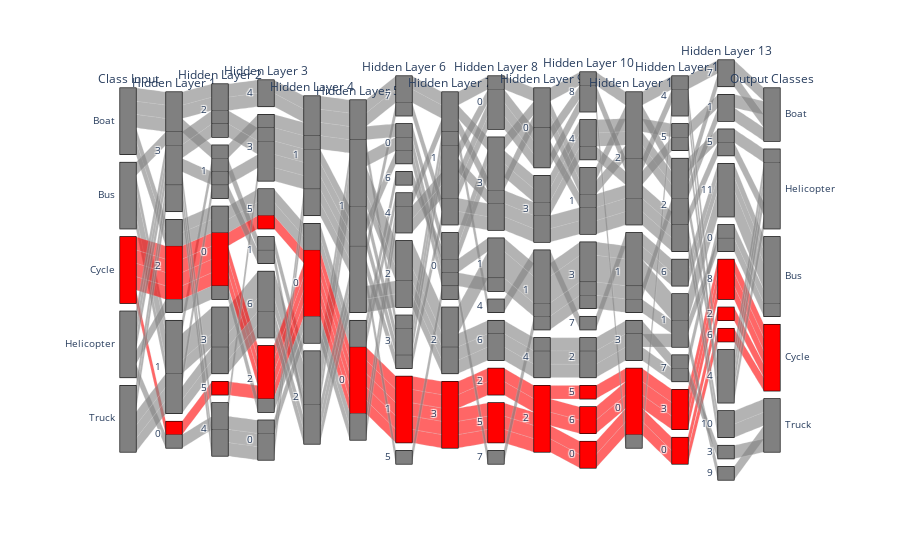

The cell this chart's notebook holds for it:
### Code cell
#CLASSE 2
color = pd.DataFrame(classes,columns=['Class']);
colorscale =[[0, 'gray'],[0.5, 'gray'],[0.7,'red'],[0.9,'gray'],[1,'gray']];

fig=px.parallel_categories(dfTot,dimensions=['Class','L1 C1','L2 C1','L3 C1', 
                                             'L4 C1','L5 C1','L6 C1','L7 C1','L8 C1',
                                             'L9 C1','L10 C1','L11 C1','L12 C1'
,'L13 C1','class'],
 labels={'Class':'Class Input','L1 C1':'Hidden Layer 1','L2 C1':'Hidden Layer 2',
         'L3 C1':'Hidden Layer 3','L4 C1':'Hidden Layer 4',
         'L5 C1':'Hidden Layer 5','L6 C1':'Hidden Layer 6',
         'L7 C1':'Hidden Layer 7','L8 C1':'Hidden Layer 8',
         'L9 C1':'Hidden Layer 9','L10 C1':'Hidden Layer 10',
         'L11 C1':'Hidden Layer 11','L12 C1':'Hidden Layer 12',
         'L13 C1':'Hidden Layer 13',
         'class':'Output Classes'},color=classes,color_continuous_scale=colorscale)
fig.update(layout_coloraxis_showscale=False)
fig

### Figure 1 — Plotly figure (JSON) as saved in the notebook; plotly's stock layout.template omitted (floating-point values rounded to 4 significant figures)
{"data": [{"dimensions": [{"label": "Class Input", "values": ["Boat", "Boat", "Boat", "Boat", "Boat", "Bus", "Bus", "Bus", "Bus", "Bus", "Cycle", "Cycle", "Cycle", "Cycle", "Cycle", "Helicopter", "Helicopter", "Helicopter", "Helicopter", "Helicopter", "Truck", "Truck", "Truck", "Truck", "Truck"]}, {"label": "Hidden Layer 1", "values": [3, 3, 2, 3, 2, 1, 1, 1, 3, 1, 2, 2, 2, 2, 0, 0, 3, 3, 3, 2, 3, 3, 1, 1, 1]}, {"label": "Hidden Layer 2", "values": [2, 1, 0, 2, 0, 1, 3, 3, 2, 3, 0, 0, 0, 0, 5, 4, 1, 2, 4, 0, 4, 4, 1, 3, 3]}, {"label": "Hidden Layer 3", "values": [4, 3, 5, 4, 5, 1, 6, 6, 3, 6, 5, 2, 2, 2, 2, 0, 3, 3, 3, 2, 0, 0, 1, 6, 6]}, {"label": "Hidden Layer 4", "values": [1, 1, 0, 1, 0, 2, 2, 2, 1, 2, 0, 0, 0, 0, 0, 0, 1, 1, 1, 0, 1, 1, 2, 2, 2]}, {"label": "Hidden Layer 5", "values": [1, 1, 0, 1, 0, 1, 1, 1, 1, 1, 0, 0, 0, 0, 0, 0, 1, 1, 1, 0, 1, 1, 1, 1, 1]}, {"label": "Hidden Layer 6", "values": [7, 0, 6, 7, 4, 0, 2, 2, 3, 2, 1, 1, 1, 1, 1, 4, 0, 3, 3, 4, 3, 7, 5, 2, 2]}, {"label": "Hidden Layer 7", "values": [1, 0, 0, 1, 1, 0, 2, 2, 1, 2, 3, 3, 3, 3, 3, 1, 0, 1, 1, 1, 1, 1, 0, 2, 2]}, {"label": "Hidden Layer 8", "values": [0, 3, 3, 3, 3, 1, 1, 1, 4, 6, 2, 5, 2, 5, 5, 0, 1, 0, 3, 0, 3, 3, 7, 6, 6]}, {"label": "Hidden Layer 9", "values": [0, 3, 3, 0, 0, 1, 1, 1, 1, 4, 2, 2, 2, 2, 2, 0, 1, 0, 3, 0, 3, 3, 1, 4, 4]}, {"label": "Hidden Layer 10", "values": [8, 4, 4, 1, 1, 3, 3, 3, 7, 2, 5, 6, 6, 0, 0, 8, 3, 8, 4, 1, 1, 1, 3, 2, 2]}, {"label": "Hidden Layer 11", "values": [2, 2, 2, 2, 2, 1, 1, 1, 1, 3, 0, 0, 0, 0, 0, 0, 1, 2, 2, 2, 2, 2, 1, 3, 3]}, {"label": "Hidden Layer 12", "values": [4, 5, 2, 2, 2, 6, 1, 1, 6, 7, 3, 3, 3, 0, 0, 4, 2, 4, 5, 2, 2, 2, 1, 7, 1]}, {"label": "Hidden Layer 13", "values": [7, 1, 7, 5, 1, 11, 11, 11, 11, 0, 8, 8, 8, 2, 6, 4, 4, 4, 4, 5, 10, 10, 0, 3, 9]}, {"label": "Output Classes", "values": ["Boat", "Boat", "Boat", "Helicopter", "Boat", "Bus", "Bus", "Bus", "Bus", "Bus", "Cycle", "Cycle", "Cycle", "Cycle", "Cycle", "Helicopter", "Helicopter", "Helicopter", "Helicopter", "Helicopter", "Truck", "Truck", "Bus", "Truck", "Truck"]}], "domain": {"x": [0, 1], "y": [0, 1]}, "line": {"color": [0, 0, 0, 0, 0, 0.5, 0.5, 0.5, 0.5, 0.5, 0.7, 0.7, 0.7, 0.7, 0.7, 0.9, 0.9, 0.9, 0.9, 0.9, 1, 1, 1, 1, 1], "coloraxis": "coloraxis"}, "name": "", "type": "parcats"}], "layout": {"coloraxis": {"colorbar": {"title": {"text": "color"}}, "colorscale": [[0, "gray"], [0.5, "gray"], [0.7, "red"], [0.9, "gray"], [1, "gray"]], "showscale": false}, "legend": {"tracegroupgap": 0}, "margin": {"t": 60}}}
